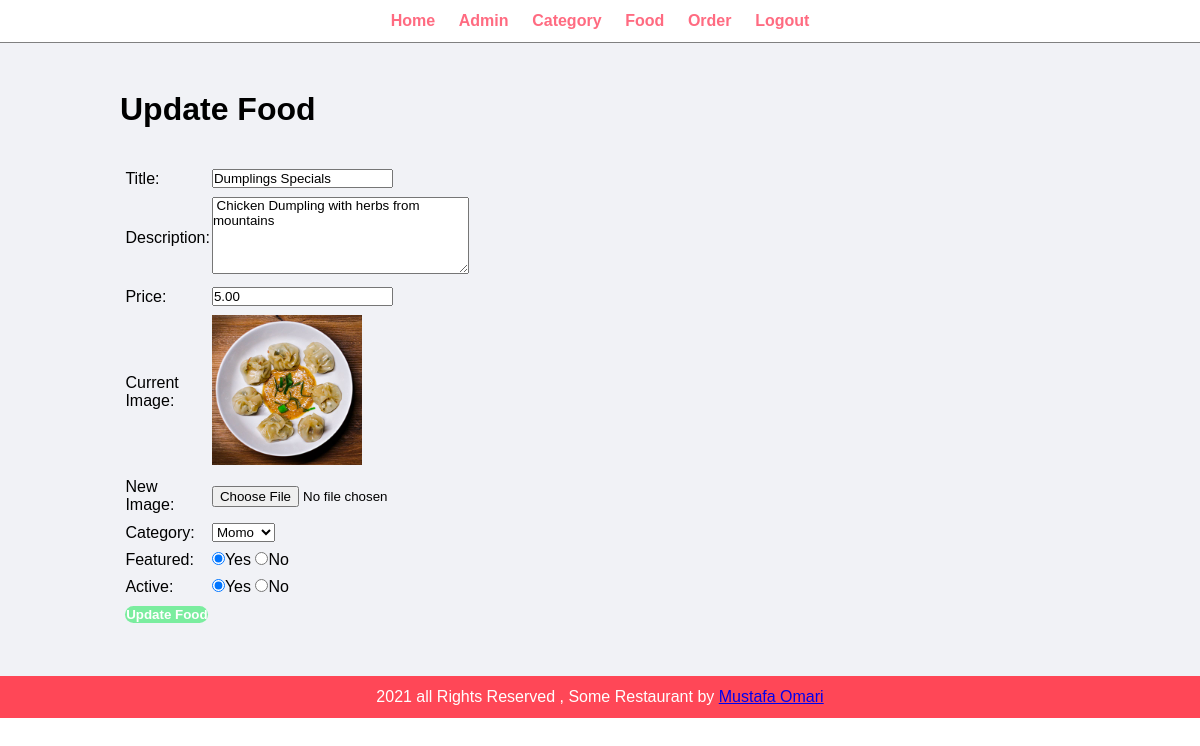
Page /admin/update-food.php?id=7 (signed in) on the committed database.
### tables this page shows
CREATE TABLE `tbl_food` (
  `id` int(10) UNSIGNED NOT NULL,
  `title` varchar(100) NOT NULL,
  `description` text NOT NULL,
  `price` decimal(10,2) NOT NULL,
  `image_name` varchar(255) NOT NULL,
  `category_id` int(10) UNSIGNED NOT NULL,
  `featured` varchar(10) NOT NULL,
  `active` varchar(10) NOT NULL
);

CREATE TABLE `tbl_category` (
  `id` int(10) UNSIGNED NOT NULL,
  `title` varchar(100) NOT NULL,
  `image_name` varchar(255) NOT NULL,
  `featured` varchar(10) NOT NULL,
  `active` varchar(10) NOT NULL
);

### admin/update-food.php (the view, shortened to what this page needs)
<?php include('partials/menu.php') ?>
<?php
    if(isset($_GET['id'])){
        $id = $_GET['id'];
        $sql2 = "SELECT * FROM tbl_food WHERE id=$id";
        $res2 = mysqli_query($conn , $sql2);
        $row = mysqli_fetch_assoc($res2);
        $title = $row['title'];
        $description = $row['description'];
        $price = $row['price'];
        $current_image = $row['image_name'];
        $current_category = $row['category_id'];
        $featured = $row['featured'];
        $active = $row['active'];
    }else {
        header('Location:'.SITEURL.'admin/manage-food.php');
    }
?>
<div class="main-content">
    <div class="wrapper">
        <h1>Update Food</h1>
        <br><br>
        <form action="" method="POST" enctype="multipart/form-data">
            <table class='tbl-30'>
                <tr>
                    <td>Title: </td>
                    <td>
                        <input type="text" name="title" value="<?php echo $title ?>">
                    </td>
                </tr>
                <tr>
                    <td>Description: </td>
                    <td>
                        <textarea name="description" cols="30" rows="5" > <?php echo $description ; ?></textarea>
                    </td>
                </tr>
                <tr>
                    <td>Price: </td>
                    <td>
                        <input type="number" name="price" value="<?php echo $price ?>">
                    </td>
                </tr>
                <tr>
                    <td>Current Image: </td>
                    <td>
                        <?php
                            if(empty($current_image)){
                                echo "<div class='error'>Image not Available. </div>" ;
                            }else {
                                ?>
                                <img src="<?php echo SITEURL; ?>images/food/<?php echo $current_image; ?>" width="150px">
                                <?php
                            }
                        ?>
                    </td>
                </tr>
                <tr>
                    <td>New Image: </td>
                    <td>
                        <input type="file" name="image" >
                    </td>
                </tr>
                <tr>
                    <td>Category: </td>
                    <td>
                        <select name="category" >
                            <?php
                                $sql = "SELECT * FROM tbl_category WHERE active='Yes'";
                                $res = mysqli_query($conn , $sql) ;
                                $count = mysqli_num_rows($res) ;
                                if ($count > 0 ){
                                    while($row = mysqli_fetch_assoc($res)){
                                        $category_id = $row['id'];
                                        $category_title = $row ['title'];
                                        ?>
                                        <option <?php if($current_category == $category_id ){ echo 'selected'; } ?> value="<?php echo $category_id; ?>"><?php echo $category_title; ?></option>
                                        <?php
                                    }
                                }else {
                                    echo "<option value='0'>Category Not Available. </option>";
                                }
                            ?>
                        </select>
                    </td>
                </tr>
                <tr>
                    <td>Featured: </td>
                    <td>
                        <input <?php if($featured == "Yes"){ echo 'checked'; } ?>  type="radio" name="featured" value="Yes">Yes
                        <input <?php if($featured == "No"){ echo 'checked'; } ?> type="radio" name="featured" value="No">No
                    </td>
                </tr>
                <tr>
                    <td>Active: </td>
                    <td>
                        <input <?php if($active == "Yes") { echo 'checked';} ?> type="radio" name="active" value="Yes">Yes
                        <input <?php if($active == 'No'){ echo 'checked'; }  ?> type="radio" name="active" value="No">No
                    </td>
                </tr>
                <tr>
                    <td>
                        <input type="submit" name="submit" value="Update Food" class='btn-secondary'>
                    </td>
                </tr>
            </table>
        </form>
    </div>
</div>
<?php include('partials/footer.php') ?>

### css/admin.css (style rules this page uses)
* { margin: 0; padding: 0; font-family: Arial, Helvetica, sans-serif; }
.wrapper { padding: 1%; width: 80%; margin: 0 auto; }
.tbl-30 { width: 30%; }
table tr td { padding: 1%; }
.btn-secondary { background-color: #7bed9f; color: #FFF; padding: 1%; border-radius: 10px; text-decoration: none; font-weight: bold; border: none; }
.main-content { background-color: #f1f2f6; padding: 3% 0 ; }

### rows in the picture
tbl_food: title "Dumplings Specials", description "Chicken Dumpling with herbs from mountains", price "5.00", image_name (picture), category "Momo", featured "☑", active "☑"
